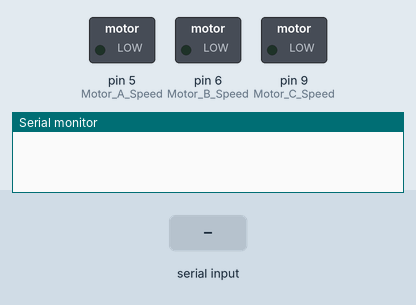
This sketch was run on a simulated Arduino Uno, built with avr-gcc and run on an emulated ATmega328P. Shown: switched loads named in the sketch (green lamp = pin HIGH), the last lines printed to the serial monitor. Inputs (shaded band) come from the test bench.

Above: at 1.2 s.
1.3 s: "90,45\n" received over Serial
At 1.7 s:
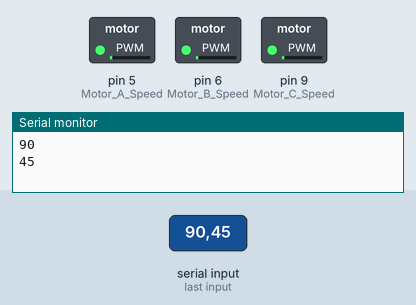
2.8 s: "1\n" received over Serial
At 3.2 s:
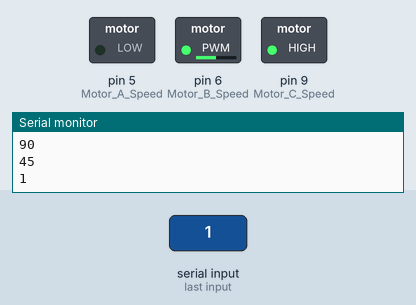
4.8 s: "2\n" received over Serial
At 5.2 s:
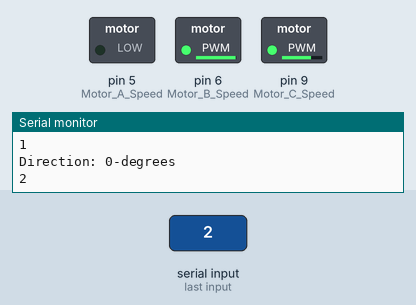
6.8 s: "3\n" received over Serial
At 7.2 s:
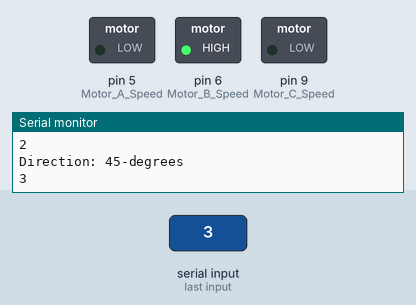
8.8 s: "4\n" received over Serial
At 9.2 s:
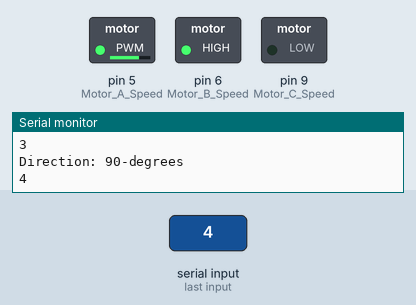
10.8 s: "5\n" received over Serial
At 11.2 s:
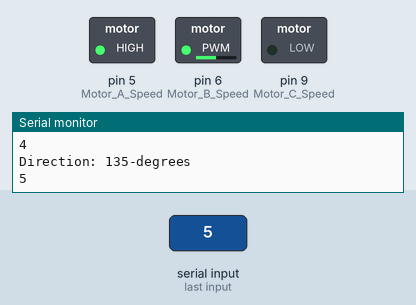
Timing chart, 0 to 13.8 s (numbered marks = the images above; inputs shaded):
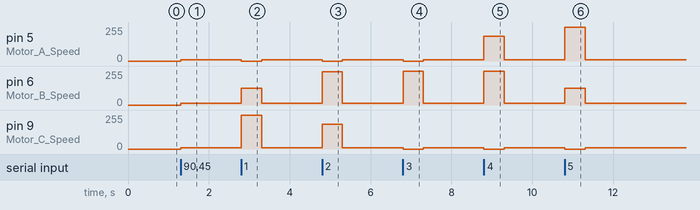

Measured:
- after the input at 1.3 s, pin 5 (Motor_A_Speed), pin 9 (Motor_C_Speed): 0/255 → 10/255 at once; pin 6 (Motor_B_Speed): 0/255 → 12/255 at once
- after the input at 2.8 s, pin 5 (Motor_A_Speed): 10/255 → 0/255 at once, → 10/255 0.50 s later; pin 6 (Motor_B_Speed): 12/255 → 127/255 at once, → 12/255 0.50 s later; pin 9 (Motor_C_Speed): 10/255 → 255/255 at once, → 10/255 0.50 s later
- after the input at 4.8 s, pin 5 (Motor_A_Speed): 10/255 → 0/255 at once, → 10/255 0.50 s later; pin 6 (Motor_B_Speed): 12/255 → 251/255 at once, → 12/255 0.50 s later; pin 9 (Motor_C_Speed): 10/255 → 184/255 at once, → 10/255 0.50 s later
- after the input at 6.8 s, pin 5 (Motor_A_Speed), pin 9 (Motor_C_Speed): 10/255 → 0/255 at once, → 10/255 0.50 s later; pin 6 (Motor_B_Speed): 12/255 → 255/255 at once, → 12/255 0.50 s later
- after the input at 8.8 s, pin 5 (Motor_A_Speed): 10/255 → 184/255 at once, → 10/255 0.50 s later; pin 6 (Motor_B_Speed): 12/255 → 255/255 at once, → 12/255 0.50 s later; pin 9 (Motor_C_Speed): 10/255 → 0/255 at once, → 10/255 0.50 s later
- after the input at 10.8 s, pin 5 (Motor_A_Speed): 10/255 → 255/255 at once, → 10/255 0.50 s later; pin 6 (Motor_B_Speed): 12/255 → 127/255 at once, → 12/255 0.50 s later; pin 9 (Motor_C_Speed): 10/255 → 0/255 at once, → 10/255 0.50 s later

The sketch:

Torque_Direction_Recognition_Userstudy_Code.ino
```cpp
//Motor A : Right
//Motor B : Left
//Motor C : Center

int Motor_A_Speed = 5; //PWM

int Motor_B_Speed = 6;

int Motor_C_Speed = 9;

int normalPWN = 0;
int durationV = 200;
void setup() {
  Serial.begin(9600);

}
void pullingString(int motorA, int motorB, int motorC, int duration){
    /*모터A설정*/
    analogWrite(Motor_A_Speed, motorA);       // Motor A 속도조절 (0~255)

    /*모터B설정*/
    analogWrite(Motor_B_Speed, motorB);        // Motor B 속도조절 (0~255)

    /*모터C설정*/
    analogWrite(Motor_C_Speed, motorC);        // Motor B 속도조절 (0~255)

    delay(duration);
    normalState(normalPWN);
}

void normalState(int data){
  /*모터A설정*/
    analogWrite(Motor_A_Speed, 10);       // Motor A 속도조절 (0~255)

    /*모터B설정*/
    analogWrite(Motor_B_Speed, 12);        // Motor B 속도조절 (0~255)

    /*모터C설정*/
    analogWrite(Motor_C_Speed, 10);        // Motor B 속도조절 (0~255)
}
int value = 255;
int loopNum =0;
void loop() {
  if (Serial.available()>0){                 // 만약 시리얼 통신이 온다면

    int data = Serial.parseInt();  // 시리얼 통신 값을 문자형변수 data에 저장
    if( data > 0){
      Serial.println(data);                     // 그 값을 출력
      if( data ==1){ //0
          pullingString(0, 127, 255, 500);
          Serial.println("Direction: 0-degrees");
        }
        else if( data ==2){ //45
          pullingString(0, 251, 184, 500);
          Serial.println("Direction: 45-degrees");
        }
        else if( data ==3){ //90
          pullingString(0, 255, 0, 500);
          Serial.println("Direction: 90-degrees");
        }
        else if( data ==4){ //135
          pullingString(184, 255, 0, 500);
          Serial.println("Direction: 135-degrees");
        }
        else if( data ==5){ //180
          pullingString(255, 127, 0, 500);
          Serial.println("Direction: 180-degrees");
        }
        else if( data ==6){ // 225
          pullingString(255, 68, 118, 500);
          Serial.println("Direction: 225-degrees");
        }
        else if( data ==7){ // 270
          pullingString(255, 0, 255, 500);
          Serial.println("Direction: 270-degrees");
        }
        else if( data ==8){ // 315
          pullingString(118, 68, 255, 500);
          Serial.println("Direction: 315-degrees");
        }
       else{
        normalState(normalPWN);
      }
      data=20;
    }


    //delayMicroseconds(1);                   // 3초 유지
    // /*모터A설정*/
    // digitalWrite(7, LOW);      // Motor A 방향설정1
    // digitalWrite(8, HIGH);     // Motor A 방향설정2
    // analogWrite(9, 30);      // Motor A 속도조절 (0~255)
    // /*모터B설정*/
    // //digitalWrite(4, HIGH);    // Motor B 방향설정1
    // //digitalWrite(5, LOW);     // Motor B 방향설정2
    // //analogWrite(3, 150);      // Motor B 속도조절 (0~255)
    // delay(3000);
  }
}
```
